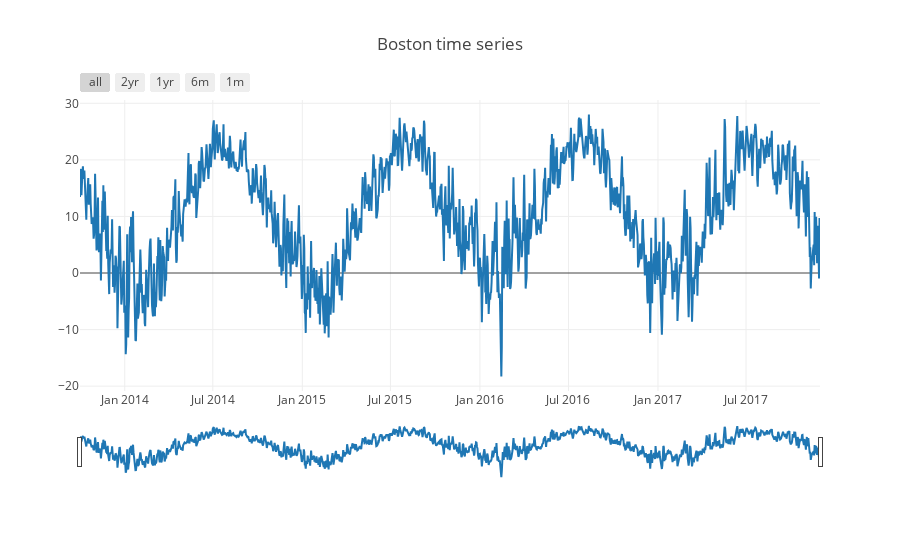

Notebook code for this chart:
### Markdown cell above
Lets now plot the time series

### Code cell
fig = chart(f'{DATA} time series', df)
iplot(fig)

### Figure 1 — Plotly figure (JSON) as saved in the notebook; plotly's stock layout.template omitted (floating-point values rounded to 4 significant figures; data arrays with more than 128 entries replaced by an {"elided": "..."} marker saying what was removed)
{"data": [{"name": "Temperature", "type": "scatter", "uid": "16bd7cc0-a0ce-11e8-9c9e-00215cc353c9", "x": {"elided": "1522 str values"}, "y": {"elided": "1522 float values"}}], "layout": {"title": "Boston time series", "xaxis": {"rangeselector": {"buttons": [{"step": "all"}, {"count": 24, "label": "2yr", "step": "month", "stepmode": "backward"}, {"count": 12, "label": "1yr", "step": "month", "stepmode": "backward"}, {"count": 6, "label": "6m", "step": "month", "stepmode": "backward"}, {"count": 1, "label": "1m", "step": "month", "stepmode": "backward"}]}, "rangeslider": {"visible": true}, "type": "date"}}}
